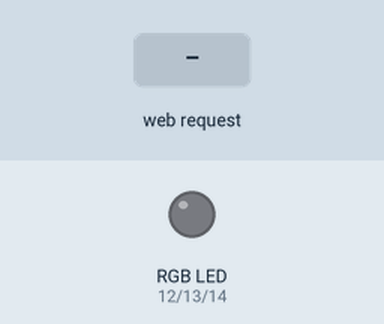
Bench run of a sketch on a simulated ESP8266 (NodeMCU). Parts: an RGB LED mixed from three pins (HIGH = lit). Inputs (shaded band) come from the test bench. WiFi joins after 1.5 s; servers stay silent unless stated; what the sketch prints to the serial monitor is not drawn.

Above: at 2.7 s.
2.8 s: HTTP request GET /led?status=on received
At 4.0 s:
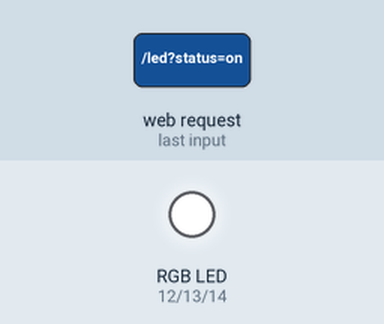
4.3 s: HTTP request GET /led?status=off received
At 5.3 s:
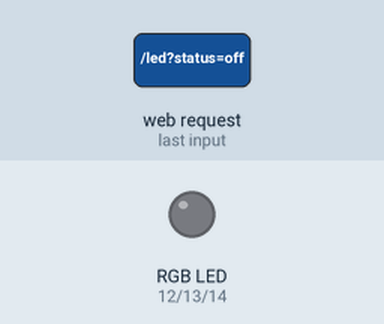
5.8 s: HTTP request GET /led?brightness=120 received
At 6.4 s:
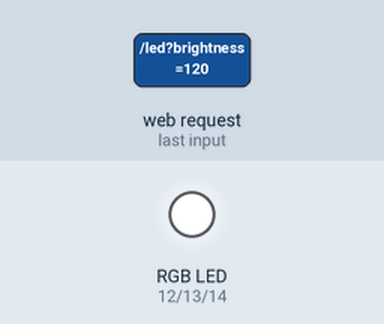
Timing chart, 0 to 8.8 s (numbered marks = the images above; inputs shaded):
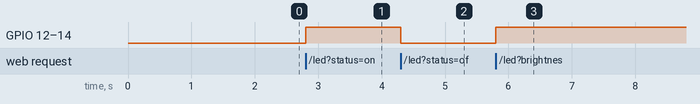

Measured:
- after the input at 2.8 s, GPIO 12 (red), GPIO 13 (green), GPIO 14 (blue): LOW → HIGH at once
- after the input at 4.3 s, GPIO 12 (red), GPIO 13 (green), GPIO 14 (blue): HIGH → LOW at once
- after the input at 5.8 s, GPIO 12 (red), GPIO 13 (green), GPIO 14 (blue): LOW → HIGH at once

The sketch:

LedAppArduino.ino
```cpp
#include <ESP8266WiFi.h>
#include <ESP8266WebServer.h>
#include <ArduinoJson.h>

const char* ssid = "Your-SSID";
const char* password = "Your-Wifi-Password";

int blue = 14;   // GPIO14---D5 of NodeMCU
int red = 12;    // GPIO12---D6 of NodeMCU
int green = 13;  // GPIO13---D7 of NodeMCU
ESP8266WebServer server(80);
StaticJsonDocument<500> doc;

int rgbPrevious[3] = { 255, 255, 255 };

void setup() {
  Serial.begin(115200);
  delay(10);

  pinMode(red, OUTPUT);
  pinMode(green, OUTPUT);
  pinMode(blue, OUTPUT);

  // Connect to WiFi network
  Serial.println();
  Serial.println();
  Serial.print("Connecting to ");
  Serial.println(ssid);

  WiFi.begin(ssid, password);

  while (WiFi.status() != WL_CONNECTED) {
    delay(500);
    Serial.print(".");
  }
  Serial.println("");
  Serial.println("WiFi connected");

  // Print the IP address
  Serial.print("Use this URL to connect: ");
  Serial.print("http://");
  Serial.print(WiFi.localIP());
  Serial.println("/");


  // Start the server
  server.on("/led", handle_Action);
  server.onNotFound(handle_NotFound);
  server.begin();
  Serial.println("HTTP Server Started");
}

void loop() {
  server.handleClient();
}

void handle_Action() {
  //Led ON-OFF
  if (server.hasArg("status")) {
    if (server.arg("status") == "on") {
      lightRGB(rgbPrevious[0], rgbPrevious[1], rgbPrevious[2]);
    }
    if (server.arg("status") == "off") {
      lightRGB(0, 0, 0);
    }
    //Api object update
    doc.clear();
    doc["status"] = server.arg("status");
  }
  //Brightness
  else if (server.hasArg("brightness")) {
    //Set brightness
    int brightnessValue = server.arg("brightness").toInt();
    float rBrValue = float(brightnessValue / 100.00) * rgbPrevious[0];
    float gBrValue = float(brightnessValue / 100.00) * rgbPrevious[1];
    float bBrValue = float(brightnessValue / 100.00) * rgbPrevious[2];
    lightRGB(rBrValue, gBrValue, bBrValue);
    //Api object update
    doc.clear();
    doc["brightness"] = server.arg("brightness");
  }
  //Color
  else if (server.hasArg("red") && server.hasArg("green") && server.hasArg("blue")) {
    //--Api object update
    doc.clear();
    JsonObject color = doc.createNestedObject("color");
    color["red"] = server.arg("red");
    color["green"] = server.arg("green");
    color["blue"] = server.arg("blue");
    //--
    lightRGB(server.arg("red").toInt(), server.arg("green").toInt(), server.arg("blue").toInt());
    //Rgb previous variable update
    rgbPrevious[0] = server.arg("red").toInt();
    rgbPrevious[1] = server.arg("green").toInt();
    rgbPrevious[2] = server.arg("blue").toInt();

  } else {
    handle_NotFound();
    return;
  }


  send_json();
}

void handle_NotFound() {
  String json;
  doc.clear();
  doc["error"] = "Not found";
  serializeJsonPretty(doc, json);
  server.send(404, "application/json", json);
}

void send_json() {
  String json;
  doc["success"] = true;
  serializeJsonPretty(doc, json);
  server.send(200, "application/json", json);
}

//Renk ayarla fonksiyonu oluşturduk
void lightRGB(int r, int g, int b) {
  analogWrite(red, r);
  analogWrite(green, g);
  analogWrite(blue, b);
}
```
